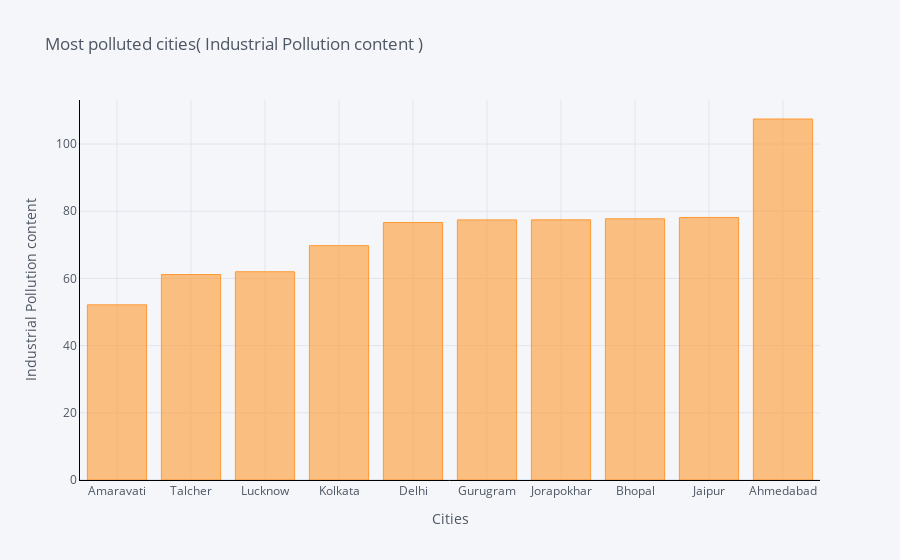
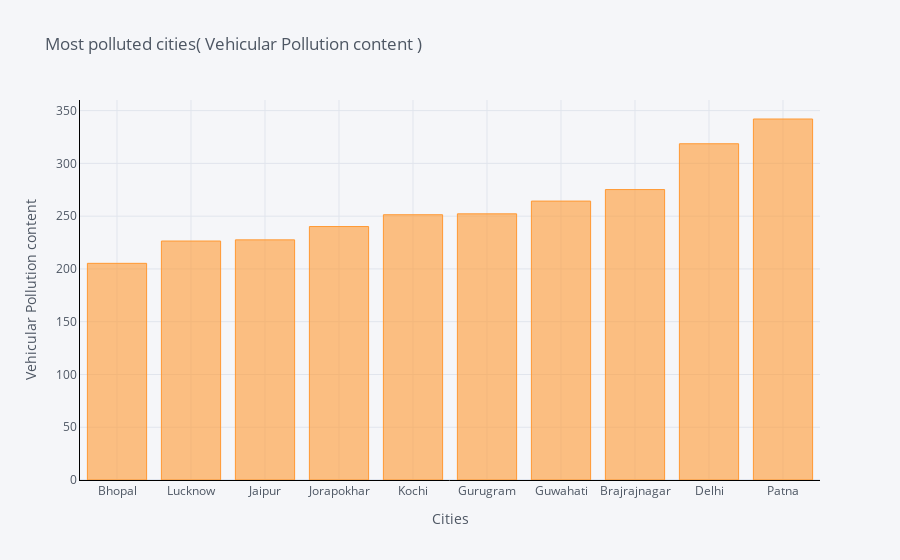

Notebook code for these charts, in order:
### Code cell
p1 = max_bar_plot('Industrial Pollution content')
p2 = max_bar_plot('Vehicular Pollution content')

### Figure 1 — Plotly figure (JSON) as saved in the notebook; plotly's stock layout.template omitted (floating-point values rounded to 4 significant figures)
{"data": [{"marker": {"color": "rgba(255, 153, 51, 0.6)", "line": {"color": "rgba(255, 153, 51, 1.0)", "width": 1}}, "name": "Industrial Pollution content", "orientation": "v", "text": "", "type": "bar", "x": ["Amaravati", "Talcher", "Lucknow", "Kolkata", "Delhi", "Gurugram", "Jorapokhar", "Bhopal", "Jaipur", "Ahmedabad"], "y": [52.14, 61.17, 61.99, 69.76, 76.65, 77.43, 77.44, 77.75, 78.15, 107.5]}], "layout": {"legend": {"bgcolor": "#F5F6F9", "font": {"color": "#4D5663"}}, "paper_bgcolor": "#F5F6F9", "plot_bgcolor": "#F5F6F9", "title": {"font": {"color": "#4D5663"}, "text": " Most polluted cities( Industrial Pollution content )"}, "xaxis": {"gridcolor": "#E1E5ED", "linecolor": "black", "showgrid": true, "tickfont": {"color": "#4D5663"}, "title": {"font": {"color": "#4D5663"}, "text": "Cities"}, "zerolinecolor": "#E1E5ED"}, "yaxis": {"gridcolor": "#E1E5ED", "linecolor": "black", "showgrid": true, "tickfont": {"color": "#4D5663"}, "title": {"font": {"color": "#4D5663"}, "text": "Industrial Pollution content"}, "zerolinecolor": "#E1E5ED"}}}

### Figure 2 — Plotly figure (JSON) as saved in the notebook; plotly's stock layout.template omitted (floating-point values rounded to 4 significant figures)
{"data": [{"marker": {"color": "rgba(255, 153, 51, 0.6)", "line": {"color": "rgba(255, 153, 51, 1.0)", "width": 1}}, "name": "Vehicular Pollution content", "orientation": "v", "text": "", "type": "bar", "x": ["Bhopal", "Lucknow", "Jaipur", "Jorapokhar", "Kochi", "Gurugram", "Guwahati", "Brajrajnagar", "Delhi", "Patna"], "y": [205.3, 226.4, 227.5, 240.2, 251.4, 252.2, 264.3, 275.2, 318.6, 342.1]}], "layout": {"legend": {"bgcolor": "#F5F6F9", "font": {"color": "#4D5663"}}, "paper_bgcolor": "#F5F6F9", "plot_bgcolor": "#F5F6F9", "title": {"font": {"color": "#4D5663"}, "text": " Most polluted cities( Vehicular Pollution content )"}, "xaxis": {"gridcolor": "#E1E5ED", "linecolor": "black", "showgrid": true, "tickfont": {"color": "#4D5663"}, "title": {"font": {"color": "#4D5663"}, "text": "Cities"}, "zerolinecolor": "#E1E5ED"}, "yaxis": {"gridcolor": "#E1E5ED", "linecolor": "black", "showgrid": true, "tickfont": {"color": "#4D5663"}, "title": {"font": {"color": "#4D5663"}, "text": "Vehicular Pollution content"}, "zerolinecolor": "#E1E5ED"}}}
